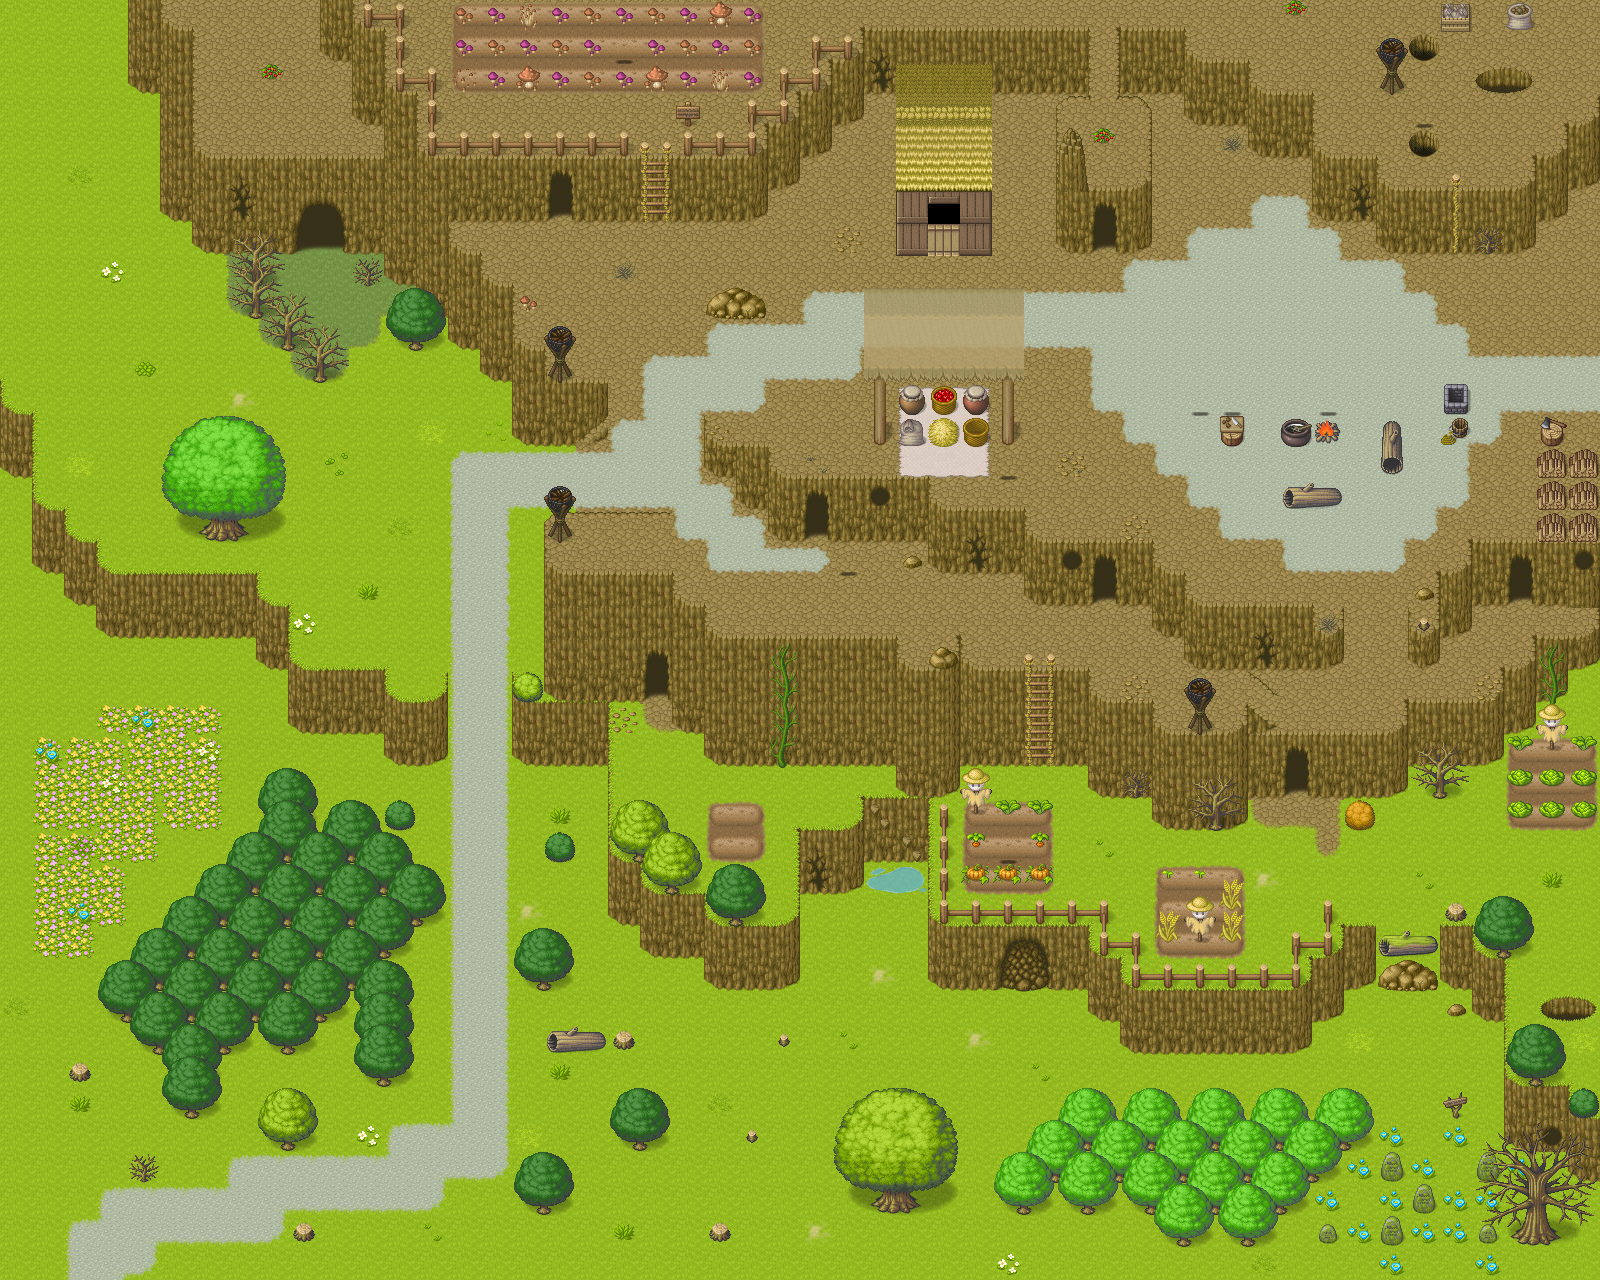

A 2D game scene composited from a Tiled map and its tileset images. What follows is a short description and the map's XML, with each tile layer's data collapsed to a summary:
An orthogonal 50x40 tile map with 32x32 px tiles, 10 tile layers (Below player, Collisions, Fringe non-transparent, Below player, ...), 22 tilesets and 30 objects (12x Waypoint, 8x NPC, 5x Container, 3x Message, Start, ...).

<map version="1.5" tiledversion="1.7.0" orientation="orthogonal" renderorder="right-down" compressionlevel="0" width="50" height="40" tilewidth="32" tileheight="32" infinite="0" nextlayerid="22" nextobjectid="58">
 <editorsettings>
  <export target="../../../src/assets/exported-maps/village.json" format="json" />
 </editorsettings>
 <tileset firstgid="1" source="../tilesets/base.tsx" />
 <tileset firstgid="953" source="../tilesets/flowers.tsx" />
 <tileset firstgid="1001" source="../tilesets/grass1-dirt4.tsx" />
 <tileset firstgid="1049" source="../tilesets/grass1-dirt2.tsx" />
 <tileset firstgid="1097" source="../tilesets/dirt4.tsx" />
 <tileset firstgid="1145" source="../tilesets/grass4.tsx" />
 <tileset firstgid="1193" source="../tilesets/grass1-dirt1.tsx" />
 <tileset firstgid="1241" source="../tilesets/dirt2.tsx" />
 <tileset firstgid="1289" source="../tilesets/base-addition.tsx" />
 <tileset firstgid="2057" source="../tilesets/female20-3.tsx" />
 <tileset firstgid="2069" source="../tilesets/male17-4.tsx" />
 <tileset firstgid="2081" source="../tilesets/female19-1.tsx" />
 <tileset firstgid="2093" source="../tilesets/male17-3.tsx" />
 <tileset firstgid="2105" source="../tilesets/female19-3.tsx" />
 <tileset firstgid="2117" source="../tilesets/male10-1.tsx" />
 <tileset firstgid="2129" source="../tilesets/icon-item-set.tsx" />
 <tileset firstgid="2513" source="../tilesets/fisherman.tsx" />
 <tileset firstgid="2525" source="../tilesets/cat-1.tsx" />
 <tileset firstgid="2537" source="../tilesets/shadow-1.tsx" />
 <tileset firstgid="2549" source="../tilesets/fire.tsx" />
 <tileset firstgid="2553" source="../tilesets/male3-1.tsx" />
 <tileset firstgid="2565" source="../tilesets/base-separated-2.tsx" />
 <group id="14" name="Layer 1">
  <layer id="1" name="Below player" width="50" height="40">
   <data>[2000 cells, 1999 non-empty, 21 distinct tile ids]</data>
  </layer>
  <layer id="2" name="Collisions" width="50" height="40">
   <properties>
    <property name="hasCollisions" type="bool" value="true" />
   </properties>
   <data>[2000 cells, 674 non-empty, 70 distinct tile ids]</data>
  </layer>
  <layer id="11" name="Fringe non-transparent" width="50" height="40">
   <properties>
    <property name="fringe" type="bool" value="true" />
   </properties>
   <data>[2000 cells, 60 non-empty, 34 distinct tile ids]</data>
  </layer>
 </group>
 <group id="15" name="Layer 2">
  <layer id="8" name="Below player" width="50" height="40">
   <data>[2000 cells, 447 non-empty, 93 distinct tile ids]</data>
  </layer>
  <layer id="3" name="Collisions" width="50" height="40">
   <properties>
    <property name="hasCollisions" type="bool" value="true" />
   </properties>
   <data>[2000 cells, 133 non-empty, 67 distinct tile ids]</data>
  </layer>
  <layer id="12" name="Fringe non-transparent" width="50" height="40">
   <properties>
    <property name="fringe" type="bool" value="true" />
   </properties>
   <data>[2000 cells, 32 non-empty, 21 distinct tile ids]</data>
  </layer>
  <layer id="16" name="Fringe transparent" width="50" height="40" opacity="0.8">
   <properties>
    <property name="fringe" type="bool" value="true" />
   </properties>
   <data>[2000 cells, 26 non-empty, 8 distinct tile ids]</data>
  </layer>
 </group>
 <group id="17" name="Layer 3">
  <layer id="18" name="Below Player" width="50" height="40">
   <data>[2000 cells, 85 non-empty, 28 distinct tile ids]</data>
  </layer>
  <layer id="5" name="Collisions" width="50" height="40">
   <properties>
    <property name="hasCollisions" type="bool" value="true" />
   </properties>
   <data>[2000 cells, 5 non-empty, 3 distinct tile ids]</data>
  </layer>
  <layer id="13" name="Fringe non-transparent" width="50" height="40">
   <properties>
    <property name="fringe" type="bool" value="true" />
   </properties>
   <data>[2000 cells, 4 non-empty, 2 distinct tile ids]</data>
  </layer>
 </group>
 <objectgroup id="20" name="Containers">
  <object id="30" name="Primula 1" type="Container" gid="55" x="736" y="800" width="32" height="32">
   <properties>
    <property name="disableWhenEmpty" type="bool" value="true" />
    <property name="instantPickup" type="bool" value="true" />
    <property name="items" value="[{&quot;itemId&quot;: &quot;primula-flower&quot;, &quot;quantity&quot;: 1}]" />
    <property name="secret" type="bool" value="true" />
   </properties>
  </object>
  <object id="31" name="Primula 2" type="Container" gid="55" x="736" y="832" width="32" height="32">
   <properties>
    <property name="disableWhenEmpty" type="bool" value="true" />
    <property name="instantPickup" type="bool" value="true" />
    <property name="items" value="[{&quot;itemId&quot;: &quot;primula-flower&quot;, &quot;quantity&quot;: 1}]" />
    <property name="secret" type="bool" value="true" />
   </properties>
  </object>
  <object id="32" name="Primula 3" type="Container" gid="55" x="704" y="832" width="32" height="32">
   <properties>
    <property name="disableWhenEmpty" type="bool" value="true" />
    <property name="instantPickup" type="bool" value="true" />
    <property name="items" value="[{&quot;itemId&quot;: &quot;primula-flower&quot;, &quot;quantity&quot;: 1}]" />
    <property name="secret" type="bool" value="true" />
   </properties>
  </object>
  <object id="33" name="Primula 4" type="Container" gid="55" x="704" y="800" width="32" height="32">
   <properties>
    <property name="disableWhenEmpty" type="bool" value="true" />
    <property name="instantPickup" type="bool" value="true" />
    <property name="items" value="[{&quot;itemId&quot;: &quot;primula-flower&quot;, &quot;quantity&quot;: 1}]" />
    <property name="secret" type="bool" value="true" />
   </properties>
  </object>
  <object id="49" name="Coal" type="Container" gid="1292" x="1312" y="416" width="32" height="32">
   <properties>
    <property name="disableWhenEmpty" type="bool" value="true" />
    <property name="instantPickup" type="bool" value="false" />
    <property name="items" value="[{&quot;itemId&quot;: &quot;coal&quot;, &quot;quantity&quot;: 3}]" />
   </properties>
  </object>
 </objectgroup>
 <objectgroup id="4" name="Objects">
  <object id="1" name="Start" x="1056" y="832">
   <point />
  </object>
 </objectgroup>
 <objectgroup id="21" name="NPCs">
  <object id="38" name="Elder Guarthh" type="NPC" gid="2094" x="1312" y="384" width="32" height="32" />
  <object id="39" name="Mitikhha" type="NPC" gid="2058" x="1216" y="384" width="32" height="32" />
  <object id="40" name="Tareth" type="NPC" gid="2118" x="992" y="448" width="32" height="32" />
  <object id="41" name="Nahkha" type="NPC" gid="2082" x="832" y="544" width="32" height="32" />
  <object id="42" name="Farmer Keith" type="NPC" gid="2514" x="992" y="832" width="32" height="32" />
  <object id="43" name="Hargkakh" type="NPC" gid="2070" x="1408" y="96" width="32" height="32" />
  <object id="46" name="Whiskers" type="NPC" gid="2526" x="1184" y="384" width="32" height="32" />
  <object id="57" name="Moorsh" type="NPC" gid="2554" x="608" y="32" width="32" height="32" />
 </objectgroup>
 <objectgroup id="19" name="Messages">
  <object id="19" name="Boar-ning" type="Message" x="32" y="672" width="128" height="128">
   <properties>
    <property name="interaction" value="overlap" />
    <property name="messageId" value="village_boarWarning" />
    <property name="secret" type="bool" value="true" />
    <property name="singleUse" type="bool" value="true" />
   </properties>
  </object>
  </objectgroup>
 <objectgroup id="10" name="Waypoints">
  <!-- 12 objects omitted --></objectgroup>
 <objectgroup id="9" name="Enemies">
  <!-- 1 objects omitted --></objectgroup>
</map>
<!-- 15 of 30 objects omitted -->
